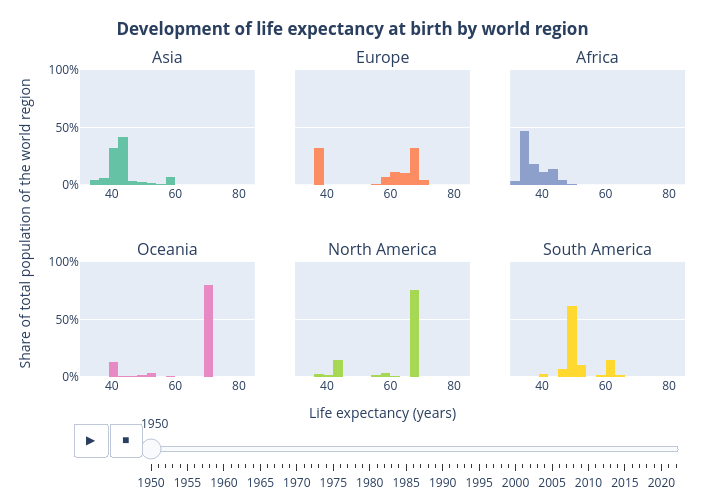

Source (notebook cell):
### Code cell
# The data are only consistent from 1950
regions_start_year = 1950

positions = {
    'Asia': (1, 1),
    'Europe': (1, 2),
    'Africa': (1, 3),
    'Oceania': (2, 1),
    'North America': (2, 2),
    'South America': (2, 3),
}

xbins = dict(start=30, end=85, size=3)


# Build the initial figure using the first year

year = regions_start_year
df_year = df_clean[df_clean['Year']==year]

fig = subplots.make_subplots(rows=2, cols=3, subplot_titles=regions, shared_yaxes=True)

for region, (row,col) in positions.items():
    trace = go.Histogram(
                    x = df_year[df_year['World region'] == region]['Life expectancy at birth'],
                    y=df_year[df_year['World region'] == region]['Population'],
                    histfunc='sum',
                    histnorm='percent',
                    xbins=xbins,
                    marker_color = colors_hex[region],
                    name=''
    )
    fig.add_trace(trace=trace, row=row, col=col)

# Build one frame per year — trace order must match the order added above
frames = []
years = range(regions_start_year, regions_end_year + 1)
for year in years:
    df_year = df_clean[df_clean['Year'] == year]
    frame_data = [
            go.Histogram(
                x=df_year[df_year['World region'] == region]['Life expectancy at birth'],
                y=df_year[df_year['World region'] == region]['Population'],
                histfunc='sum',
                histnorm='percent',
                xbins=xbins,
                marker_color=colors_hex[region],
                name=''
            )
            for region in positions.keys()
    ]
    frames.append(go.Frame(data=frame_data, name=str(year)))

fig.frames = frames

# Slider
sliders = [dict(
    active=0,
    steps=[
        dict(
            method="animate",
            args=[[str(year)], dict(mode="immediate",
                                     frame=dict(duration=300, redraw=True),
                                     transition=dict(duration=0))],
            label=str(year)
        )
        for year in years
    ],
    x=0.1, y=-0.05, len=0.9
)]

buttons = [
        dict(
            label="▶",
            method="animate",
            args=[None, dict(frame=dict(duration=300, redraw=True),
                                fromcurrent=True,
                                transition=dict(duration=0))]
        ),
        dict(
            label="■",
            method="animate",
            args=[[None], dict(frame=dict(duration=0, redraw=False),
                                mode="immediate",
                                transition=dict(duration=0))]
        ),
    ]

menu = [dict(
        type="buttons",
        direction="left",
        x=0.1, y=-0.15,
        showactive=False,
        buttons=buttons
    )]



title = '<b>Development of life expectancy at birth by world region</b>'
fig.update_layout(
    title=title, 
    title_x=0.5, 
    showlegend=False, 
    sliders=sliders, 
    updatemenus=menu,
    width=WIDTH,
    height=HEIGHT,
    margin=dict(l=80, r=20, t=70, b=20)
    )
fig.update_xaxes(range=[30, 85])
fig.update_xaxes(title_text = 'Life expectancy (years)', row=2, col=2)
fig.update_yaxes(range=[0, 100], ticksuffix='%')
#fig.update_yaxes(title_text = 'Of total population', row=1, col=1)
fig.add_annotation(
    text="Share of total population of the world region",
    xref="paper", yref="paper",
    x=-0.11, y=0.5,
    showarrow=False,
    textangle=-90,
    font=dict(size=14),
)

pyo.plot(fig, filename='histograms_life.html', config=dict(displayModeBar=True), auto_open=False, auto_play=False)
fig.show()

### Figure 1 — Plotly figure (JSON) as saved in the notebook; plotly's stock layout.template omitted (floating-point values rounded to 4 significant figures)
{"data": [{"histfunc": "sum", "histnorm": "percent", "marker": {"color": "#66c2a5"}, "name": "", "type": "histogram", "x": [58.33, 38.86, 37.56, 49.74, 14.2, 29.3, 48.04, 35.7, 59.9, 28.16, 38.94, 50.56, 42.15, 38.19, 40.21, 41.18, 56.59, 35.31, 42.45, 37.4, 40.02, 54.09, 37.41, 38.6, 22.23, 43.83, 29.16, 53.17, 57.82, 69.86, 53.58, 59.25, 48.49, 40.87, 28.93, 34.25, 36.49, 45.19, 38.6, 45.75, 50.76, 47.29], "xaxis": "x", "xbins": {"end": 85, "size": 3, "start": 30}, "y": [196700.0, 4375000.0, 8397000.0, 154000.0, 11120000.0, 457000.0, 25100000.0, 17740000.0, 1349000.0, 7776000.0, 1685000.0, 48320.0, 74530.0, 16510000.0, 68800000.0, 346300000.0, 7597000.0, 170000.0, 3612000.0, 5653000.0, 1703000.0, 1013000.0, 41210000.0, 117300.0, 19760000.0, 544000000.0, 414800.0, 7811000.0, 1978000.0, 1289000.0, 18850000.0, 86440000.0, 6098000.0, 438800.0, 4617000.0, 35850000.0, 74460.0, 20430000.0, 781700.0, 944600.0, 24300.0, 21020000.0], "yaxis": "y"}, {"histfunc": "sum", "histnorm": "percent", "marker": {"color": "#fc8d62"}, "name": "", "type": "histogram", "x": [65.34, 61.47, 58.03, 50.61, 71.44, 65.85, 71.59, 65.55, 71.14, 63.47, 67.16, 66.38, 71.59, 68.63, 70.31, 36.4, 68.91, 63.06, 64.2, NaN, 65.58, 66.31, 71.03, 71.23, 61.82, 64.81, 62.14, 55.09, 58.45, 61.75, 69.42, 58.33, 58.48, 47.33, 44.52, 66.81, 68.0, 65.72, 66.21, 60.51, 60.57, 55.83, 65.1, 43.5], "xaxis": "x2", "xbins": {"end": 85, "size": 3, "start": 30}, "y": [13790.0, 7249000.0, 402500.0, 1249000.0, 10110000.0, 889.0, 3265000.0, 296600.0, 7017000.0, 294700.0, 6018.0, 41880000.0, 12970.0, 50120000.0, 4268000.0, 181400000.0, 4693000.0, 55120.0, 4008000.0, 12390000.0, 2913000.0, 8617000.0, 142700.0, 44970.0, 1446000.0, 6936000.0, 9338000.0, 6009000.0, 3865000.0, 28080000.0, 57130.0, 24780000.0, 8419000.0, 2690000.0, 1248000.0, 69850000.0, 19690.0, 46390000.0, 7651000.0, 16400000.0, 31690.0, 493900.0, 21680.0, 778500.0], "yaxis": "y2"}, {"histfunc": "sum", "histnorm": "percent", "marker": {"color": "#8da0cb"}, "name": "", "type": "histogram", "x": [35.51, 32.66, 38.77, 41.95, 37.39, 44.94, 33.03, 35.53, 37.33, 30.83, 35.9, 37.97, 39.66, 34.93, 40.94, 39.6, 33.11, 44.63, 33.09, 35.4, 39.13, NaN, 42.25, 35.23, 66.01, 43.11, 42.68, 38.22, 30.21, 39.71, 35.59, 41.45, 35.74, 33.29, 43.18, 38.38, 36.5, 28.73, 45.81, 49.42, 57.82, 35.44, 40.73, 28.93, 51.94, 41.93, 46.8, 46.17, 43.07, 36.86, 40.11, 43.44, 38.22, 39.27, 47.56, 33.95, 35.87, 41.03, 31.16], "xaxis": "x3", "xbins": {"end": 85, "size": 3, "start": 30}, "y": [17670000.0, 2950000.0, 8935000.0, 514600.0, 162000.0, 185000.0, 4213000.0, 37280000.0, 5910000.0, 2735000.0, 2598000.0, 918900.0, 3956000.0, 12980.0, 2255000.0, 835300.0, 1131000.0, 579600.0, 4330000.0, 2250000.0, 60900.0, NaN, 20550.0, 2525000.0, 5249.0, 13040000.0, 9018000.0, 12290000.0, 2493000.0, 5751000.0, 3013000.0, 2213000.0, 543600.0, 814900.0, 2157000.0, 657700.0, 2555000.0, 4697000.0, 6190000.0, 2791000.0, 38310.0, 1438000.0, 62350.0, 2000000.0, 525600.0, 1400000.0, 2321000.0, 413700.0, 5081000.0, 5769000.0, 226600.0, 271700.0, 3609000.0, 472800.0, 249200.0, 21150000.0, 4552000.0, 7625000.0, 306700.0], "yaxis": "y3"}, {"histfunc": "sum", "histnorm": "percent", "marker": {"color": "#e78ac3"}, "name": "", "type": "histogram", "x": [56.61, 58.21, 45.1, 54.57, 37.95, 69.25, 49.2, 69.0, 40.01, 48.36, 41.43, 51.86, 59.57, 59.17, 44.13, 43.93, 45.72, 52.61, 48.38, 39.36, 54.69, 51.71, 52.67], "xaxis": "x4", "xbins": {"end": 85, "size": 3, "start": 30}, "y": [3424.0, 7131.0, 63810.0, 4519.0, 14710.0, 1911000.0, 88300.0, 8177000.0, 4784.0, 32130.0, 108600.0, 64360.0, 60800.0, 19070.0, 8557.0, 51560.0, 37870.0, 13020.0, 49680.0, 1543000.0, 1612.0, 309500.0, 7494.0], "yaxis": "y4"}, {"histfunc": "sum", "histnorm": "percent", "marker": {"color": "#a6d854"}, "name": "", "type": "histogram", "x": [48.59, 68.21, 40.63, 57.46, 54.95, 48.29, 62.94, 46.9, 53.1, 49.2, 65.12, 53.97, 39.5, 57.99, 60.36, 52.72, 68.07, 62.43, 37.24, 44.49, 44.06, 58.89, 43.84, 41.05, 37.8, 53.59, 54.78, 56.98, 60.29, 55.4, 55.06, 58.1, 54.01, 48.57, 44.2, 58.99, 60.37, 53.35, 59.9, 61.52, 56.56], "xaxis": "x5", "xbins": {"end": 85, "size": 3, "start": 30}, "y": [12960.0, 13740000.0, 1331000.0, 926800.0, 232100.0, 93010.0, 4507.0, 61690.0, 215500.0, 69080.0, 3004.0, 2024.0, 23230.0, 42760.0, 37240.0, 77280.0, 154200000.0, 1472.0, 3266000.0, 50220.0, 2380000.0, 83500.0, 27590000.0, 1559000.0, 3097000.0, 209900.0, 47250.0, 648800.0, 101800.0, 860900.0, 5022.0, 45460.0, 7022.0, 5059.0, 2184000.0, 5925000.0, 2229000.0, 7397.0, 27100.0, 7023.0, 1407000.0], "yaxis": "y5"}, {"histfunc": "sum", "histnorm": "percent", "marker": {"color": "#ffd92f"}, "name": "", "type": "histogram", "x": [53.15, 51.14, 49.48, 50.7, 48.45, 47.74, 49.21, 48.53, 65.57, 48.28, 58.05, 46.03, 61.27, 40.7], "xaxis": "x6", "xbins": {"end": 85, "size": 3, "start": 30}, "y": [6629000.0, 5489000.0, 2214.0, 195600.0, 3517000.0, 23420.0, 418000.0, 53410000.0, 2234000.0, 11770000.0, 1504000.0, 7677000.0, 17020000.0, 3090000.0], "yaxis": "y6"}], "layout": {"annotations": [{"font": {"size": 16}, "showarrow": false, "text": "Asia", "x": 0.1444, "xanchor": "center", "xref": "paper", "y": 1, "yanchor": "bottom", "yref": "paper"}, {"font": {"size": 16}, "showarrow": false, "text": "Europe", "x": 0.5, "xanchor": "center", "xref": "paper", "y": 1, "yanchor": "bottom", "yref": "paper"}, {"font": {"size": 16}, "showarrow": false, "text": "Africa", "x": 0.8556, "xanchor": "center", "xref": "paper", "y": 1, "yanchor": "bottom", "yref": "paper"}, {"font": {"size": 16}, "showarrow": false, "text": "Oceania", "x": 0.1444, "xanchor": "center", "xref": "paper", "y": 0.375, "yanchor": "bottom", "yref": "paper"}, {"font": {"size": 16}, "showarrow": false, "text": "North America", "x": 0.5, "xanchor": "center", "xref": "paper", "y": 0.375, "yanchor": "bottom", "yref": "paper"}, {"font": {"size": 16}, "showarrow": false, "text": "South America", "x": 0.8556, "xanchor": "center", "xref": "paper", "y": 0.375, "yanchor": "bottom", "yref": "paper"}, {"font": {"size": 14}, "showarrow": false, "text": "Share of total population of the world region", "textangle": -90, "x": -0.11, "xref": "paper", "y": 0.5, "yref": "paper"}], "height": 500, "margin": {"b": 20, "l": 80, "r": 20, "t": 70}, "showlegend": false, "sliders": [{"active": 0, "len": 0.9, "steps": [{"args": [["1950"], {"frame": {"duration": 300, "redraw": true}, "mode": "immediate", "transition": {"duration": 0}}], "label": "1950", "method": "animate"}, {"args": [["1951"], {"frame": {"duration": 300, "redraw": true}, "mode": "immediate", "transition": {"duration": 0}}], "label": "1951", "method": "animate"}, {"args": [["1952"], {"frame": {"duration": 300, "redraw": true}, "mode": "immediate", "transition": {"duration": 0}}], "label": "1952", "method": "animate"}, {"args": [["1953"], {"frame": {"duration": 300, "redraw": true}, "mode": "immediate", "transition": {"duration": 0}}], "label": "1953", "method": "animate"}, {"args": [["1954"], {"frame": {"duration": 300, "redraw": true}, "mode": "immediate", "transition": {"duration": 0}}], "label": "1954", "method": "animate"}, {"args": [["1955"], {"frame": {"duration": 300, "redraw": true}, "mode": "immediate", "transition": {"duration": 0}}], "label": "1955", "method": "animate"}, {"args": [["1956"], {"frame": {"duration": 300, "redraw": true}, "mode": "immediate", "transition": {"duration": 0}}], "label": "1956", "method": "animate"}, {"args": [["1957"], {"frame": {"duration": 300, "redraw": true}, "mode": "immediate", "transition": {"duration": 0}}], "label": "1957", "method": "animate"}, {"args": [["1958"], {"frame": {"duration": 300, "redraw": true}, "mode": "immediate", "transition": {"duration": 0}}], "label": "1958", "method": "animate"}, {"args": [["1959"], {"frame": {"duration": 300, "redraw": true}, "mode": "immediate", "transition": {"duration": 0}}], "label": "1959", "method": "animate"}, {"args": [["1960"], {"frame": {"duration": 300, "redraw": true}, "mode": "immediate", "transition": {"duration": 0}}], "label": "1960", "method": "animate"}, {"args": [["1961"], {"frame": {"duration": 300, "redraw": true}, "mode": "immediate", "transition": {"duration": 0}}], "label": "1961", "method": "animate"}, {"args": [["1962"], {"frame": {"duration": 300, "redraw": true}, "mode": "immediate", "transition": {"duration": 0}}], "label": "1962", "method": "animate"}, {"args": [["1963"], {"frame": {"duration": 300, "redraw": true}, "mode": "immediate", "transition": {"duration": 0}}], "label": "1963", "method": "animate"}, {"args": [["1964"], {"frame": {"duration": 300, "redraw": true}, "mode": "immediate", "transition": {"duration": 0}}], "label": "1964", "method": "animate"}, {"args": [["1965"], {"frame": {"duration": 300, "redraw": true}, "mode": "immediate", "transition": {"duration": 0}}], "label": "1965", "method": "animate"}, {"args": [["1966"], {"frame": {"duration": 300, "redraw": true}, "mode": "immediate", "transition": {"duration": 0}}], "label": "1966", "method": "animate"}, {"args": [["1967"], {"frame": {"duration": 300, "redraw": true}, "mode": "immediate", "transition": {"duration": 0}}], "label": "1967", "method": "animate"}, {"args": [["1968"], {"frame": {"duration": 300, "redraw": true}, "mode": "immediate", "transition": {"duration": 0}}], "label": "1968", "method": "animate"}, {"args": [["1969"], {"frame": {"duration": 300, "redraw": true}, "mode": "immediate", "transition": {"duration": 0}}], "label": "1969", "method": "animate"}, {"args": [["1970"], {"frame": {"duration": 300, "redraw": true}, "mode": "immediate", "transition": {"duration": 0}}], "label": "1970", "method": "animate"}, {"args": [["1971"], {"frame": {"duration": 300, "redraw": true}, "mode": "immediate", "transition": {"duration": 0}}], "label": "1971", "method": "animate"}, {"args": [["1972"], {"frame": {"duration": 300, "redraw": true}, "mode": "immediate", "transition": {"duration": 0}}], "label": "1972", "method": "animate"}, {"args": [["1973"], {"frame": {"duration": 300, "redraw": true}, "mode": "immediate", "transition": {"duration": 0}}], "label": "1973", "method": "animate"}, {"args": [["1974"], {"frame": {"duration": 300, "redraw": true}, "mode": "immediate", "transition": {"duration": 0}}], "label": "1974", "method": "animate"}, {"args": [["1975"], {"frame": {"duration": 300, "redraw": true}, "mode": "immediate", "transition": {"duration": 0}}], "label": "1975", "method": "animate"}, {"args": [["1976"], {"frame": {"duration": 300, "redraw": true}, "mode": "immediate", "transition": {"duration": 0}}], "label": "1976", "method": "animate"}, {"args": [["1977"], {"frame": {"duration": 300, "redraw": true}, "mode": "immediate", "transition": {"duration": 0}}], "label": "1977", "method": "animate"}, {"args": [["1978"], {"frame": {"duration": 300, "redraw": true}, "mode": "immediate", "transition": {"duration": 0}}], "label": "1978", "method": "animate"}, {"args": [["1979"], {"frame": {"duration": 300, "redraw": true}, "mode": "immediate", "transition": {"duration": 0}}], "label": "1979", "method": "animate"}, {"args": [["1980"], {"frame": {"duration": 300, "redraw": true}, "mode": "immediate", "transition": {"duration": 0}}], "label": "1980", "method": "animate"}, {"args": [["1981"], {"frame": {"duration": 300, "redraw": true}, "mode": "immediate", "transition": {"duration": 0}}], "label": "1981", "method": "animate"}, {"args": [["1982"], {"frame": {"duration": 300, "redraw": true}, "mode": "immediate", "transition": {"duration": 0}}], "label": "1982", "method": "animate"}, {"args": [["1983"], {"frame": {"duration": 300, "redraw": true}, "mode": "immediate", "transition": {"duration": 0}}], "label": "1983", "method": "animate"}, {"args": [["1984"], {"frame": {"duration": 300, "redraw": true}, "mode": "immediate", "transition": {"duration": 0}}], "label": "1984", "method": "animate"}, {"args": [["1985"], {"frame": {"duration": 300, "redraw": true}, "mode": "immediate", "transition": {"duration": 0}}], "label": "1985", "method": "animate"}, {"args": [["1986"], {"frame": {"duration": 300, "redraw": true}, "mode": "immediate", "transition": {"duration": 0}}], "label": "1986", "method": "animate"}, {"args": [["1987"], {"frame": {"duration": 300, "redraw": true}, "mode": "immediate", "transition": {"duration": 0}}], "label": "1987", "method": "animate"}, {"args": [["1988"], {"frame": {"duration": 300, "redraw": true}, "mode": "immediate", "transition": {"duration": 0}}], "label": "1988", "method": "animate"}, {"args": [["1989"], {"frame": {"duration": 300, "redraw": true}, "mode": "immediate", "transition": {"duration": 0}}], "label": "1989", "method": "animate"}, {"args": [["1990"], {"frame": {"duration": 300, "redraw": true}, "mode": "immediate", "transition": {"duration": 0}}], "label": "1990", "method": "animate"}, {"args": [["1991"], {"frame": {"duration": 300, "redraw": true}, "mode": "immediate", "transition": {"duration": 0}}], "label": "1991", "method": "animate"}, {"args": [["1992"], {"frame": {"duration": 300, "redraw": true}, "mode": "immediate", "transition": {"duration": 0}}], "label": "1992", "method": "animate"}, {"args": [["1993"], {"frame": {"duration": 300, "redraw": true}, "mode": "immediate", "transition": {"duration": 0}}], "label": "1993", "method": "animate"}, {"args": [["1994"], {"frame": {"duration": 300, "redraw": true}, "mode": "immediate", "transition": {"duration": 0}}], "label": "1994", "method": "animate"}, {"args": [["1995"], {"frame": {"duration": 300, "redraw": true}, "mode": "immediate", "transition": {"duration": 0}}], "label": "1995", "method": "animate"}, {"args": [["1996"], {"frame": {"duration": 300, "redraw": true}, "mode": "immediate", "transition": {"duration": 0}}], "label": "1996", "method": "animate"}, {"args": [["1997"], {"frame": {"duration": 300, "redraw": true}, "mode": "immediate", "transition": {"duration": 0}}], "label": "1997", "method": "animate"}, {"args": [["1998"], {"frame": {"duration": 300, "redraw": true}, "mode": "immediate", "transition": {"duration": 0}}], "label": "1998", "method": "animate"}, {"args": [["1999"], {"frame": {"duration": 300, "redraw": true}, "mode": "immediate", "transition": {"duration": 0}}], "label": "1999", "method": "animate"}, {"args": [["2000"], {"frame": {"duration": 300, "redraw": true}, "mode": "immediate", "transition": {"duration": 0}}], "label": "2000", "method": "animate"}, {"args": [["2001"], {"frame": {"duration": 300, "redraw": true}, "mode": "immediate", "transition": {"duration": 0}}], "label": "2001", "method": "animate"}, {"args": [["2002"], {"frame": {"duration": 300, "redraw": true}, "mode": "immediate", "transition": {"duration": 0}}], "label": "2002", "method": "animate"}, {"args": [["2003"], {"frame": {"duration": 300, "redraw": true}, "mode": "immediate", "transition": {"duration": 0}}], "label": "2003", "method": "animate"}, {"args": [["2004"], {"frame": {"duration": 300, "redraw": true}, "mode": "immediate", "transition": {"duration": 0}}], "label": "2004", "method": "animate"}, {"args": [["2005"], {"frame": {"duration": 300, "redraw": true}, "mode": "immediate", "transition": {"duration": 0}}], "label": "2005", "method": "animate"}, {"args": [["2006"], {"frame": {"duration": 300, "redraw": true}, "mode": "immediate", "transition": {"duration": 0}}], "label": "2006", "method": "animate"}, {"args": [["2007"], {"frame": {"duration": 300, "redraw": true}, "mode": "immediate", "transition": {"duration": 0}}], "label": "2007", "method": "animate"}, {"args": [["2008"], {"frame": {"duration": 300, "redraw": true}, "mode": "immediate", "transition": {"duration": 0}}], "label": "2008", "method": "animate"}, {"args": [["2009"], {"frame": {"duration": 300, "redraw": true}, "mode": "immediate", "transition": {"duration": 0}}], "label": "2009", "method": "animate"}, {"args": [["2010"], {"frame": {"duration": 300, "redraw": true}, "mode": "immediate", "transition": {"duration": 0}}], "label": "2010", "method": "animate"}, {"args": [["2011"], {"frame": {"duration": 300, "redraw": true}, "mode": "immediate", "transition": {"duration": 0}}], "label": "2011", "method": "animate"}, {"args": [["2012"], {"frame": {"duration": 300, "redraw": true}, "mode": "immediate", "transition": {"duration": 0}}], "label": "2012", "method": "animate"}, {"args": [["2013"], {"frame": {"duration": 300, "redraw": true}, "mode": "immediate", "transition": {"duration": 0}}], "label": "2013", "method": "animate"}, {"args": [["2014"], {"frame": {"duration": 300, "redraw": true}, "mode": "immediate", "transition": {"duration": 0}}], "label": "2014", "method": "animate"}, {"args": [["2015"], {"frame": {"duration": 300, "redraw": true}, "mode": "immediate", "transition": {"duration": 0}}], "label": "2015", "method": "animate"}, {"args": [["2016"], {"frame": {"duration": 300, "redraw": true}, "mode": "immediate", "transition": {"duration": 0}}], "label": "2016", "method": "animate"}, {"args": [["2017"], {"frame": {"duration": 300, "redraw": true}, "mode": "immediate", "transition": {"duration": 0}}], "label": "2017", "method": "animate"}, {"args": [["2018"], {"frame": {"duration": 300, "redraw": true}, "mode": "immediate", "transition": {"duration": 0}}], "label": "2018", "method": "animate"}, {"args": [["2019"], {"frame": {"duration": 300, "redraw": true}, "mode": "immediate", "transition": {"duration": 0}}], "label": "2019", "method": "animate"}, {"args": [["2020"], {"frame": {"duration": 300, "redraw": true}, "mode": "immediate", "transition": {"duration": 0}}], "label": "2020", "method": "animate"}, {"args": [["2021"], {"frame": {"duration": 300, "redraw": true}, "mode": "immediate", "transition": {"duration": 0}}], "label": "2021", "method": "animate"}, {"args": [["2022"], {"frame": {"duration": 300, "redraw": true}, "mode": "immediate", "transition": {"duration": 0}}], "label": "2022", "method": "animate"}], "x": 0.1, "y": -0.05}], "title": {"text": "<b>Development of life expectancy at birth by world region</b>", "x": 0.5}, "updatemenus": [{"buttons": [{"args": [null, {"frame": {"duration": 300, "redraw": true}, "fromcurrent": true, "transition": {"duration": 0}}], "label": "▶", "method": "animate"}, {"args": [[null], {"frame": {"duration": 0, "redraw": false}, "mode": "immediate", "transition": {"duration": 0}}], "label": "■", "method": "animate"}], "direction": "left", "showactive": false, "type": "buttons", "x": 0.1, "y": -0.15}], "width": 705, "xaxis": {"anchor": "y", "domain": [0, 0.2889], "range": [30, 85]}, "xaxis2": {"anchor": "y2", "domain": [0.3556, 0.6444], "range": [30, 85]}, "xaxis3": {"anchor": "y3", "domain": [0.7111, 1], "range": [30, 85]}, "xaxis4": {"anchor": "y4", "domain": [0, 0.2889], "range": [30, 85]}, "xaxis5": {"anchor": "y5", "domain": [0.3556, 0.6444], "range": [30, 85], "title": {"text": "Life expectancy (years)"}}, "xaxis6": {"anchor": "y6", "domain": [0.7111, 1], "range": [30, 85]}, "yaxis": {"anchor": "x", "domain": [0.625, 1], "range": [0, 100], "ticksuffix": "%"}, "yaxis2": {"anchor": "x2", "domain": [0.625, 1], "matches": "y", "range": [0, 100], "showticklabels": false, "ticksuffix": "%"}, "yaxis3": {"anchor": "x3", "domain": [0.625, 1], "matches": "y", "range": [0, 100], "showticklabels": false, "ticksuffix": "%"}, "yaxis4": {"anchor": "x4", "domain": [0, 0.375], "range": [0, 100], "ticksuffix": "%"}, "yaxis5": {"anchor": "x5", "domain": [0, 0.375], "matches": "y4", "range": [0, 100], "showticklabels": false, "ticksuffix": "%"}, "yaxis6": {"anchor": "x6", "domain": [0, 0.375], "matches": "y4", "range": [0, 100], "showticklabels": false, "ticksuffix": "%"}}}
